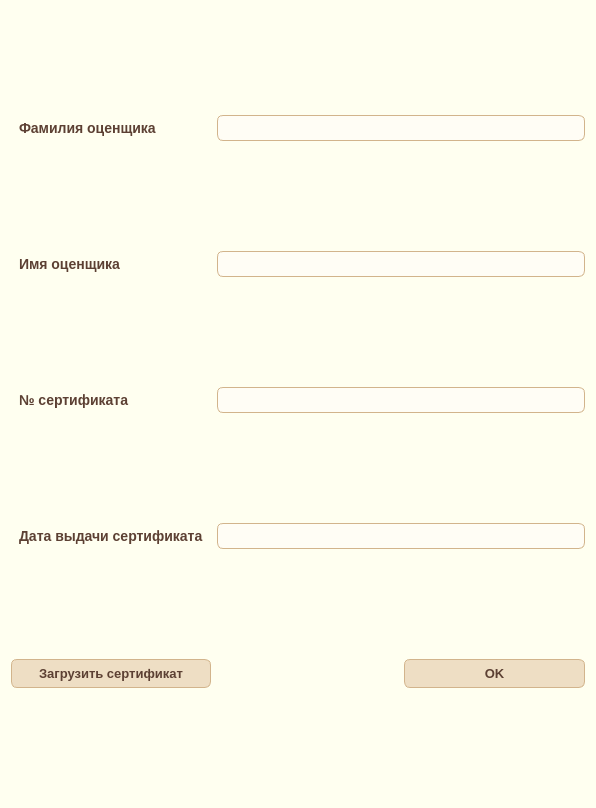
<?xml version="1.0" encoding="UTF-8"?>
<ui version="4.0">
 <class>Dialog</class>
 <widget class="QDialog" name="Dialog">
  <property name="geometry">
   <rect>
    <x>0</x>
    <y>0</y>
    <width>596</width>
    <height>808</height>
   </rect>
  </property>
  <property name="windowTitle">
   <string>Dialog</string>
  </property>
  <property name="styleSheet">
   <string notr="true">QWidget {
    background-color: #fffff0;
}
</string>
  </property>
  <layout class="QGridLayout" name="gridLayout">
   <item row="2" column="0">
    <widget class="QLabel" name="label_3">
     <property name="styleSheet">
      <string notr="true">QLabel {
    color: #5c4033;          /* тёмно-серый текст */
    font-size: 14px;
    font-weight: 500;
    padding: 2px 4px;
}
</string>
     </property>
     <property name="text">
      <string>№ сертификата</string>
     </property>
    </widget>
   </item>
   <item row="3" column="1" colspan="2">
    <widget class="QLineEdit" name="lineEdit_sertificate_date">
     <property name="styleSheet">
      <string notr="true">QLineEdit {
    background-color: #fffdf5;           /* чуть отличающийся от фона */
    color: #5c4033;                      /* шоколадный текст */
    border: 1px solid #d2b48c;           /* тёплая светло-коричневая рамка */
    border-radius: 6px;
    padding: 4px 8px;
    font-size: 12px;
}

QLineEdit:focus {
    border: 1px solid #a07d5e;           /* выделение рамки при фокусе */
    background-color: #fff8e1;
}

QLineEdit:disabled {
    background-color: #f0f0f0;
    color: #999999;
    border: 1px solid #dddddd;
}
</string>
     </property>
    </widget>
   </item>
   <item row="7" column="2">
    <widget class="QPushButton" name="pushButton_ok">
     <property name="styleSheet">
      <string notr="true">QPushButton  {
    background-color: #eedec4;  /* чуть светлее, с золотистым оттенком */
    color: #5c4033;
    border: 1px solid #d2b48c;
    border-radius: 6px;
    padding: 6px 12px;
    font-size: 13px;
    font-weight: bold;
}

QPushButtont:hover {
    background-color: #e3cfae;
}</string>
     </property>
     <property name="text">
      <string>OK</string>
     </property>
    </widget>
   </item>
   <item row="0" column="0">
    <widget class="QLabel" name="label">
     <property name="styleSheet">
      <string notr="true">QLabel {
    color: #5c4033;          /* тёмно-серый текст */
    font-size: 14px;
    font-weight: 500;
    padding: 2px 4px;
}
</string>
     </property>
     <property name="text">
      <string>Фамилия оценщика</string>
     </property>
    </widget>
   </item>
   <item row="0" column="1" colspan="2">
    <widget class="QLineEdit" name="lineEdit_surname">
     <property name="styleSheet">
      <string notr="true">QLineEdit {
    background-color: #fffdf5;           /* чуть отличающийся от фона */
    color: #5c4033;                      /* шоколадный текст */
    border: 1px solid #d2b48c;           /* тёплая светло-коричневая рамка */
    border-radius: 6px;
    padding: 4px 8px;
    font-size: 12px;
}

QLineEdit:focus {
    border: 1px solid #a07d5e;           /* выделение рамки при фокусе */
    background-color: #fff8e1;
}

QLineEdit:disabled {
    background-color: #f0f0f0;
    color: #999999;
    border: 1px solid #dddddd;
}
</string>
     </property>
    </widget>
   </item>
   <item row="2" column="1" colspan="2">
    <widget class="QLineEdit" name="lineEdit_sertificate_number">
     <property name="styleSheet">
      <string notr="true">QLineEdit {
    background-color: #fffdf5;           /* чуть отличающийся от фона */
    color: #5c4033;                      /* шоколадный текст */
    border: 1px solid #d2b48c;           /* тёплая светло-коричневая рамка */
    border-radius: 6px;
    padding: 4px 8px;
    font-size: 12px;
}

QLineEdit:focus {
    border: 1px solid #a07d5e;           /* выделение рамки при фокусе */
    background-color: #fff8e1;
}

QLineEdit:disabled {
    background-color: #f0f0f0;
    color: #999999;
    border: 1px solid #dddddd;
}
</string>
     </property>
    </widget>
   </item>
   <item row="3" column="0">
    <widget class="QLabel" name="label_5">
     <property name="styleSheet">
      <string notr="true">QLabel {
    color: #5c4033;          /* тёмно-серый текст */
    font-size: 14px;
    font-weight: 500;
    padding: 2px 4px;
}
</string>
     </property>
     <property name="text">
      <string>Дата выдачи сертификата</string>
     </property>
    </widget>
   </item>
   <item row="7" column="0">
    <widget class="QPushButton" name="pushButton_load_sertificate">
     <property name="styleSheet">
      <string notr="true">QPushButton  {
    background-color: #eedec4;  /* чуть светлее, с золотистым оттенком */
    color: #5c4033;
    border: 1px solid #d2b48c;
    border-radius: 6px;
    padding: 6px 12px;
    font-size: 13px;
    font-weight: bold;
}

QPushButtont:hover {
    background-color: #e3cfae;
}</string>
     </property>
     <property name="text">
      <string>Загрузить сертификат</string>
     </property>
    </widget>
   </item>
   <item row="1" column="0">
    <widget class="QLabel" name="label_2">
     <property name="styleSheet">
      <string notr="true">QLabel {
    color: #5c4033;          /* тёмно-серый текст */
    font-size: 14px;
    font-weight: 500;
    padding: 2px 4px;
}
</string>
     </property>
     <property name="text">
      <string>Имя оценщика</string>
     </property>
    </widget>
   </item>
   <item row="1" column="1" colspan="2">
    <widget class="QLineEdit" name="lineEdit_name">
     <property name="styleSheet">
      <string notr="true">QLineEdit {
    background-color: #fffdf5;           /* чуть отличающийся от фона */
    color: #5c4033;                      /* шоколадный текст */
    border: 1px solid #d2b48c;           /* тёплая светло-коричневая рамка */
    border-radius: 6px;
    padding: 4px 8px;
    font-size: 12px;
}

QLineEdit:focus {
    border: 1px solid #a07d5e;           /* выделение рамки при фокусе */
    background-color: #fff8e1;
}

QLineEdit:disabled {
    background-color: #f0f0f0;
    color: #999999;
    border: 1px solid #dddddd;
}
</string>
     </property>
    </widget>
   </item>
  </layout>
 </widget>
 <resources/>
 <connections/>
</ui>
